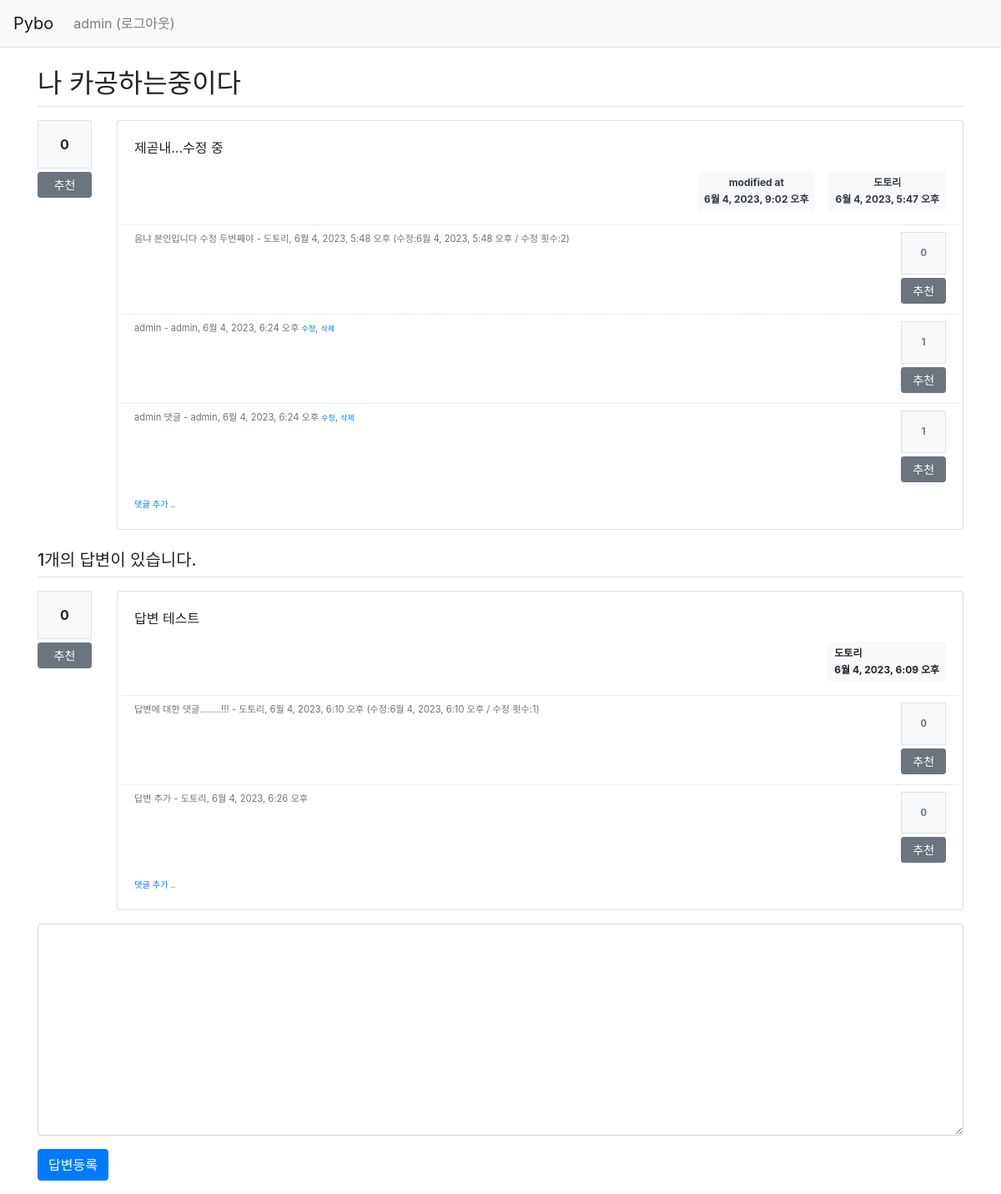
The page /pybo/16/ (signed in) on the database its author committed.
### pybo/models.py (models this page shows, shortened)
class Question(models.Model):
    author = models.ForeignKey(User, on_delete=models.CASCADE, related_name='author_question')
    subject = models.CharField(max_length=200)
    content = models.TextField()
    create_date = models.DateTimeField()
    modify_date = models.DateTimeField(null=True, blank=True)
    voter = models.ManyToManyField(User, related_name='voter_question')

class Comment(models.Model):
    author = models.ForeignKey(User, on_delete=models.CASCADE)
    content = models.TextField()
    create_date = models.DateTimeField()
    modify_date = models.DateTimeField(null=True, blank=True)
    question = models.ForeignKey(Question, null=True, blank=True, on_delete=models.CASCADE)
    answer = models.ForeignKey(Answer, null=True, blank=True, on_delete=models.CASCADE)
    modify_count = models.IntegerField(null=True, blank=True, default=0)
    question_comment_voter = models.ManyToManyField(User, related_name='voter_question_comment')
    answer_comment_voter = models.ManyToManyField(User, related_name='voter_answer_comment')

class Answer(models.Model):
    author = models.ForeignKey(User, on_delete=models.CASCADE, related_name='author_answer')
    question = models.ForeignKey(Question, on_delete=models.CASCADE)
    content = models.TextField()
    create_date = models.DateTimeField()
    modify_date = models.DateTimeField(null=True, blank=True)
    voter = models.ManyToManyField(User, related_name='voter_answer')

### pybo/views/base_views.py (the view)
# urls.py: path('<int:question_id>/', base_views.detail, name='detail'),
def detail(request, question_id):
    question = get_object_or_404(Question, pk=question_id)
    context = {'question': question}
    return render(request, 'pybo/question_detail.html', context)

### pybo/templatetags/pybo_filter.py (called while the page is built)
@register.filter()
def mark(value):
    extensions = ["nl2br", "fenced_code"]
    return mark_safe(markdown.markdown(value, extensions=extensions))

### templates/pybo/question_detail.html (shortened to what this page needs)
{% extends 'base.html' %}
{% load pybo_filter %}
{% block content %}
<div class="container my-3">
    <h2 class="border-bottom py-2">{{ question.subject }}</h2>
    <div class="row my-3">
        <div class="col-1">
            <div class="bg-light text-center p-3 border font-weight-bolder mb-1">{{question.voter.count}}</div>
            <a href="#" data-uri="{% url 'pybo:vote_question' question.id  %}"
               class="recommend btn btn-sm btn-secondary btn-block my-1">추천</a>
        </div>
        <div class="col-11">
            <div class="card">
                <div class="card-body">
                    <div class="card-text">{{ question.content|mark }}</div>
                    <div class="d-flex justify-content-end">
                        {% if question.modify_date %}
                        <div class="badge bg-light text-dark p-2 text-start mx-3">
                            <div class="mb-2">modified at</div>
                            <div>{{ question.modify_date }}</div>
                        </div>
                        {% endif %}
                        <div class="badge bg-light text-dark p-2 text-start">
                            <div class="mb-2">{{ question.author.username }}</div>
                            <div>{{ question.create_date }}</div>
                        </div>
                    </div>
                    {% if question.comment_set.count > 0 %}
                    <div class="mt-3">
                    {% for comment in question.comment_set.all %}
                        <div class="comment py-2 text-muted row">
                            <div class="col-11">
                                <span style="white-space: pre-line;">{{ comment.content }}</span>
                                <span>
                                    - {{ comment.author }}, {{ comment.create_date }}
                                    {% if comment.modify_date %}
                                    (수정:{{ comment.modify_date }} / 수정 횟수:{{ comment.modify_count }})
                                    {% endif %}
                                </span>
                                {% if request.user == comment.author %}
                                <a href="{% url 'pybo:comment_modify_question' comment.id  %}" class="small">수정</a>,
                                <a href="#" class="small delete"
                                data-uri="{% url 'pybo:comment_delete_question' comment.id  %}">삭제</a>
                                {% endif %}
                            </div>
                            <div class="col-1">
                                <div class="bg-light text-center p-3 border font-weight-bolder mb-1">{{comment.question_comment_voter.count}}</div>
                                <a href="#" data-uri="{% url 'pybo:vote_question_comment' comment.id  %}" class="recommend btn btn-sm btn-secondary btn-block my-1">추천</a>
                            </div>
                        </div>
                    {% endfor %}
                    </div>
                    {% endif %}
                    <div>
                        <a href="{% url 'pybo:comment_create_question' question.id  %}"
                           class="small"><small>댓글 추가 ..</small></a>
                    </div>
                </div>
            </div>
        </div>
    </div>
    <h5 class="border-bottom my-3 py-2">{{question.answer_set.count}}개의 답변이 있습니다.</h5>
    {% for answer in question.answer_set.all %}
    <div class="row my-3">
        <div class="col-1">
            <div class="bg-light text-center p-3 border font-weight-bolder mb-1">{{answer.voter.count}}</div>
            <a href="#" data-uri="{% url 'pybo:vote_answer' answer.id  %}"
                class="recommend btn btn-sm btn-secondary btn-block my-1">추천</a>
        </div>
        <div class="col-11">
            <div class="card">
                <div class="card-body">
                    <div class="card-text">{{ answer.content|mark }}</div>
                    <div class="d-flex justify-content-end">
                        <div class="badge badge-light p-2 text-left">
                            <div class="mb-2">{{ answer.author.username }}</div>
                            <div>{{ answer.create_date }}</div>
                        </div>
                    </div>
                    {% if answer.comment_set.count > 0 %}
                    <div class="mt-3">
                    {% for comment in answer.comment_set.all %}
                        <div class="comment py-2 text-muted row">
                            <div class="col-11">
                                <span style="white-space: pre-line;">{{ comment.content }}</span>
                                <span>
                                    - {{ comment.author }}, {{ comment.create_date }}
                                    {% if comment.modify_date %}
                                    (수정:{{ comment.modify_date }} / 수정 횟수:{{ comment.modify_count }})
                                    {% endif %}
                                </span>
                            </div>
                            <div class="col-1">
                                <div class="bg-light text-center p-3 border font-weight-bolder mb-1">{{comment.answer_comment_voter.count}}</div>
                                <a href="#" data-uri="{% url 'pybo:vote_answer_comment' comment.id  %}" class="recommend btn btn-sm btn-secondary btn-block my-1">추천</a>
                            </div>
                        </div>
                    {% endfor %}
                    </div>
                    {% endif %}
                    <div>
                        <a href="{% url 'pybo:comment_create_answer' answer.id  %}"
                           class="small"><small>댓글 추가 ..</small></a>
                    </div>
                </div>
            </div>
        </div>
    </div>
    {% endfor %}
    <form action="{% url 'pybo:answer_create' question.id %}" method="post" class="my-3">
        <div class="form-group">
            <textarea {% if not user.is_authenticated %}disabled{% endif %}
              name="content" id="content" class="form-control" rows="10"></textarea>
        </div>
        <input type="submit" value="답변등록" class="btn btn-primary">
    </form>
</div>
{% endblock %}

### templates/navbar.html (shortened to what this page needs)
<nav class="navbar navbar-expand-lg navbar-light bg-light border-bottom">
    <a class="navbar-brand" href="{% url 'pybo:index' %}">Pybo</a>
    <div class="collapse navbar-collapse flex-grow-0" id="navbarNav">
        <ul class="navbar-nav">
            <li class="nav-item ">
                {% if user.is_authenticated %}
                <a class="nav-link" href="{% url 'common:logout' %}">{{ user.username }} (로그아웃)</a>
                {% else %}
                <a class="nav-link" href="{% url 'common:login' %}">로그인</a>
                {% endif %}
            </li>
        </ul>
    </div>
</nav>

### static/style.css (style rules this page uses)
.comment { border-top:dotted 1px #ddd; font-size:0.7em; }

### rows shown on the page
Question: subject "나 카공하는중이다", voter.count "0", content|mark "제곧내...수정 중", modify_date "6월 4, 2023, 9:02 오후", author.username "도토리", create_date "6월 4, 2023, 5:47 오후", answer_set.count "1"
Comment: content "음냐 본인입니다 수정 두번째야", author "도토리", create_date "6월 4, 2023, 5:48 오후", modify_date "6월 4, 2023, 5:48 오후", modify_count "2", question_comment_voter.count "0"
Comment: content "admin", author "admin", create_date "6월 4, 2023, 6:24 오후", shows "수정", question_comment_voter.count "1"
Comment: content "admin 댓글", author "admin", create_date "6월 4, 2023, 6:24 오후", shows "수정", question_comment_voter.count "1"
Answer: voter.count "0", content|mark "답변 테스트", author.username "도토리", create_date "6월 4, 2023, 6:09 오후"
Comment: content "답변에 대한 댓글........!!!", author "도토리", create_date "6월 4, 2023, 6:10 오후", modify_date "6월 4, 2023, 6:10 오후", modify_count "1", answer_comment_voter.count "0"
Comment: content "답변 추가", author "도토리", create_date "6월 4, 2023, 6:26 오후", answer_comment_voter.count "0"

### other values the page prints
{{ user.username }} "admin"
